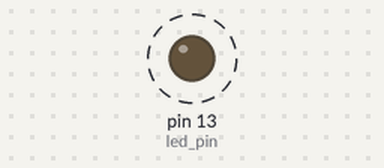
The sketch below on a simulated Arduino Uno, built with avr-gcc and run on an emulated ATmega328P. Parts: output pins drawn as LEDs (lit = HIGH). Dashed ring = blinking. No radio packets arrive unless stated.

Above: at 0.5 s.
Timing chart, 0 to 3.0 s (numbered marks = the images above):
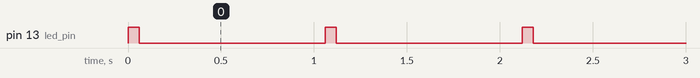

The sketch:

demoVirtualWire-tx.ino
```cpp
#include <VirtualWire.h>

const int led_pin = 13;
const int transmit_pin = 12;
const int receive_pin = 2;
const int transmit_en_pin = 3;

void setup()
{
  // Initialise the IO and ISR
  vw_set_tx_pin(transmit_pin);
  vw_set_rx_pin(receive_pin);
  vw_set_ptt_pin(transmit_en_pin);
  vw_set_ptt_inverted(true); // Required for DR3100
  vw_setup(2000);	 // Bits per sec
  pinMode(led_pin, OUTPUT);
}

void loop()
{
  char msg[1] = {'1'};
  digitalWrite(led_pin, HIGH); // Flash a light to show transmitting
  vw_send((uint8_t *)msg, 7);
  vw_wait_tx(); // Wait until the whole message is gone
  digitalWrite(led_pin, LOW);
  delay(1000);
}
```

Measured:
- by itself, pin 13 (led_pin): alternates HIGH for 0.06 s and LOW for 1.0 s
